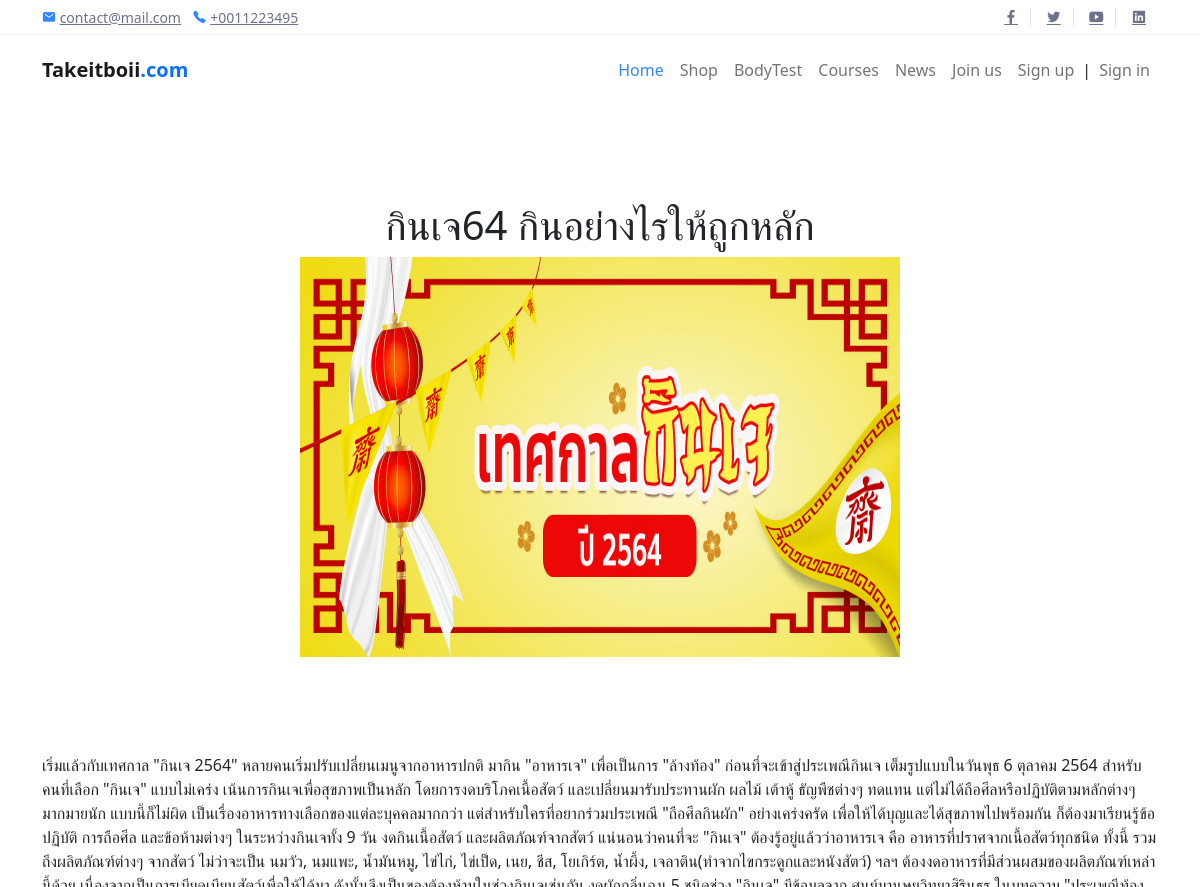
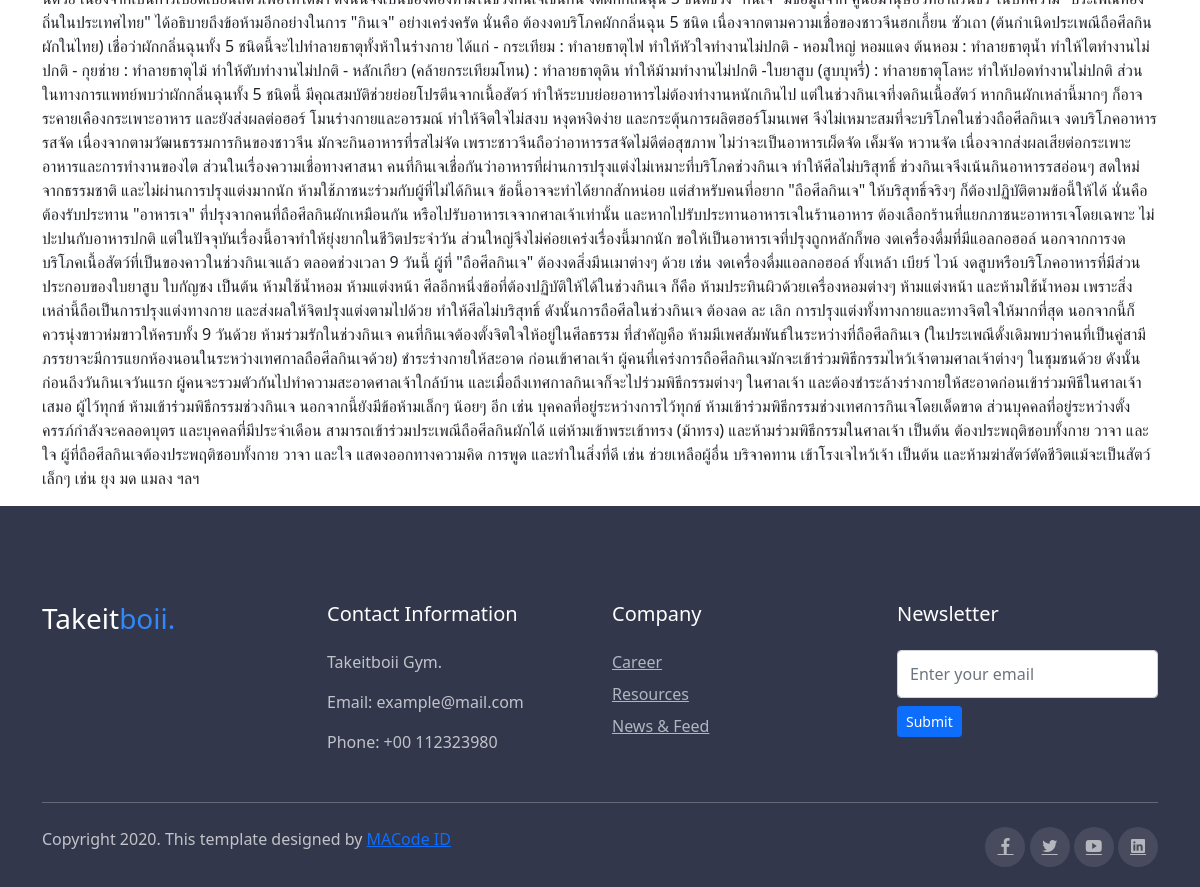
The page /News/3 on the database its author committed (2 pictures, top to bottom).
### News/models.py (models this page shows, shortened)
class News(models.Model):
    title = models.CharField(max_length=100)
    context = models.TextField()
    slug = models.SlugField(null=True, blank=True)
    date = models.DateField(auto_now=False, auto_now_add=False)
    ps = models.TextField(null=True, blank=True)
    pic1 = models.ImageField(null = True,blank = True)
    pic2 = models.ImageField(null = True,blank = True)
    pic3 = models.ImageField(null = True,blank = True)
    pic4 = models.ImageField(null = True,blank = True)

### News/views.py (the view)
# urls.py: path('<int:id>', views.blog_details, name="news-details"),
def blog_details(request, id):
    single_post = News.objects.get(id=id)
    return render(request, 'news/news-details.html', {'single_post': single_post})

### News/templates/news/news-details.html (shortened to what this page needs)
{% extends "home/layout.html" %}
  {% load static %}
  {% block body  %}
            <div class="container"  >
              {% if single_post %}
                  <body>
                  <br></br>
                  <br></br>
                  <h1 align = 'center'>{{ single_post.title }}</h1>
                  <div align="center">
                  <img src="{{single_post.pic1.url}}"  class="center"  width="600" height="400">
                  </div>
                  <br></br>
                  <br></br>
                  <p>{{ single_post.context | safe }}</p>
                  </body>
              {% endif %}
            </div>
  {% endblock %}

### home/static/assets/css/theme.css (style rules this page uses)
body { font-family: "Open Sans", sans-serif; font-weight: 400; line-height: 1.65; color: #2d2f38; }
h1, .h1, h2, .h2, h3, .h3, h4, .h4, h5, .h5, h6, .h6 { line-height: 1.3; }

### rows shown on the page
News: title "กินเจ64 กินอย่างไรให้ถูกหลัก", pic1 (picture), context "เริ่มแล้วกับเทศกาล \"กินเจ 2564\" หลายคนเริ่มปรับเปลี่ยนเมนูจากอาหารปกติ มากิน \"อาหารเจ\" เพื่อเป็นการ \"ล้างท้อง\" ก่อนที่จะเข้าสู่ประเพณีกินเจ เต็มรูปแบบในวันพุธ 6 ตุลาคม 2564 สำหรับคนที่เลือก \"กินเจ\" แบบไม่เคร่ง เน้นการกินเจเพื่อสุขภาพเป็นหลัก โดยการงดบริโภคเนื้อสัตว์ และเปลี่ยนมารับประทานผัก ผลไม้ เต้าหู้ ธัญพืชต่างๆ ทดแทน แต่ไม่ได้ถือศีลหรือปฏิบัติตามหลักต่างๆ มากมายนัก แบบนี้ก็ไม่ผิด เป็นเรื่องอาหารทางเลือกของแต่ละบุคคลมากกว่า แต่สำหรับใครที่อยากร่วมประเพณี \"ถือศีลกินผัก\" อย่างเคร่งครัด เพื่อให้ได้บุญและได้สุขภาพไปพร้อมกัน ก็ต้องมาเรียนรู้ข้อปฏิบัติ การถือศีล และข้อห้ามต่างๆ ในระหว่างกินเจทั้ง 9 วัน งดกินเนื้อสัตว์ และผลิตภัณฑ์จากสัตว์ แน่นอนว่าคนที่จะ \"กินเจ\" ต้องรู้อยู่แล้วว่าอาหารเจ คือ…"
